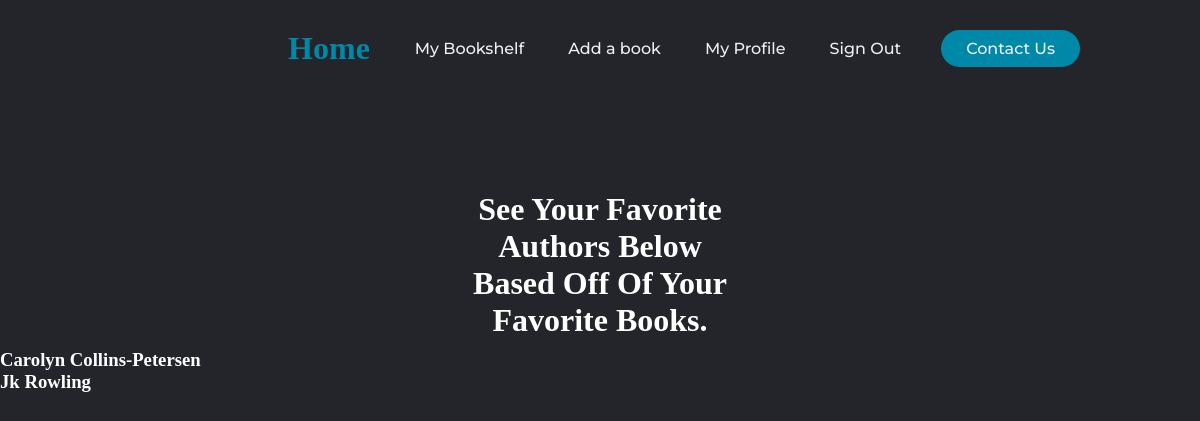
The app's page /account/myFavAuthors (signed in), older data.
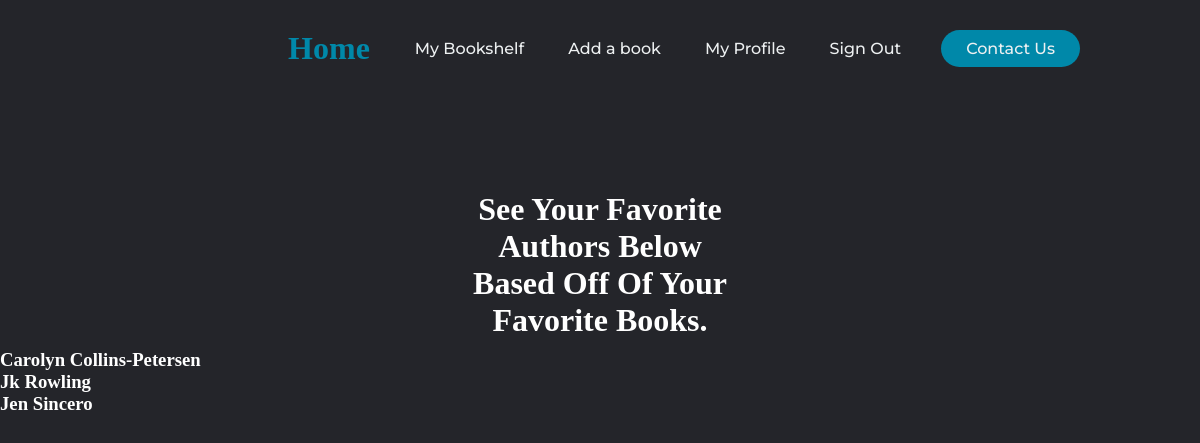
The same page, newer data.
### library/models.py (models this page shows, shortened)
class Author (models.Model):
    first_name = models.CharField (max_length=50, db_index=True)
    last_name = models.CharField (max_length=50, db_index=True)
    slug = models.SlugField (max_length=200, db_index=True)
    favorite = models.BooleanField(default=False)
    class Meta:
        ordering = ('last_name',)
        index_together = (('id', 'slug'),)

### accounts/views.py (the view)
# urls.py: path('myFavAuthors', views.viewFavAuthors, name='viewFavAuthors'),
@login_required ( )
def viewFavAuthors(request):
    user = request.user
    favAuthors = user.favoriteAuthors.distinct ( )
    uniqueAuthors = []
    for fa in favAuthors:
        if fa not in uniqueAuthors:
            uniqueAuthors.append (fa)
    return render (request, 'profileCustomization/myFavoriteAuthors.html', {'uniqueAuthors': uniqueAuthors})

### accounts/templates/profileCustomization/myFavoriteAuthors.html (shortened to what this page needs)
{% extends 'accounts/base.html' %}
{% block content %}
    <div class="Banner">
    <h1>See Your Favorite Authors Below Based Off Of Your Favorite Books.</h1>
    </div>
    {% for fa in uniqueAuthors %}
    <h3>{{ fa.first_name }}&nbsp;{{ fa.last_name }}</h3>
    {% endfor %}
{% endblock %}

Row changes from the older to the newer data that the page shows:
added Author: first_name "Jen", last_name "Sincero"
